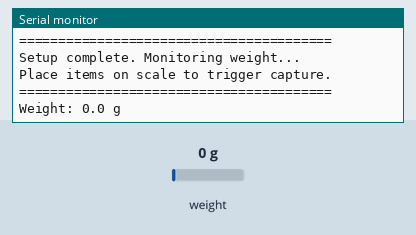
This program was run on a simulated ESP32-S3. Parts: the last lines printed to the serial monitor. Inputs (shaded band) come from the test bench; at power-on: weight on the scale 0 g. The camera gives no picture.

Above: at 3.5 s.
3.6 s: weight on the scale set to 100 g
At 4.6 s:
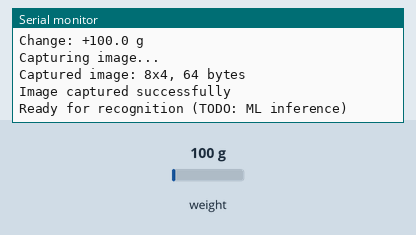
5.3 s: weight on the scale set to 1250 g
At 7.8 s:
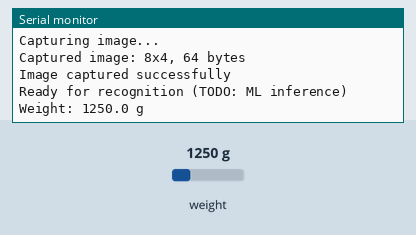
Timing chart, 0 to 9.3 s (numbered marks = the images above; inputs shaded):
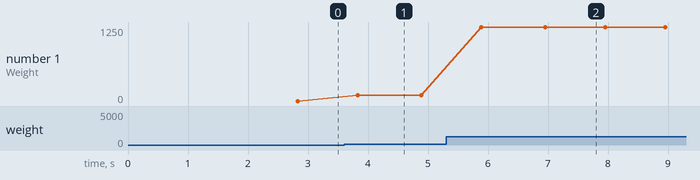

Measured:
- after the input at 3.6 s, the serial monitor: prints a new line after 0.23 s (image 1)
- after the input at 5.3 s, the serial monitor: prints a new line after 0.59 s (image 2)
- plotted number 1: 0 → 100 after the input at 3.6 s, 100 → 1250 after the input at 5.3 s

The program:

main.cpp
```cpp
/**
 * Beverage Vending Machine Recognition System
 * ESP32-S3-CAM + HX711 Load Cell
 *
 * Phase 1: Hardware Test Firmware
 */

#include <Arduino.h>
#include "esp_camera.h"
#include "HX711.h"

// =============================================================================
// Pin Definitions
// =============================================================================

// HX711 Load Cell Amplifier
#define HX711_DT_PIN   1
#define HX711_SCK_PIN  2

// Camera pins for ESP32-S3-CAM (adjust for your specific board)
#define PWDN_GPIO_NUM    -1
#define RESET_GPIO_NUM   -1
#define XCLK_GPIO_NUM    10
#define SIOD_GPIO_NUM    40
#define SIOC_GPIO_NUM    39

#define Y9_GPIO_NUM      48
#define Y8_GPIO_NUM      11
#define Y7_GPIO_NUM      12
#define Y6_GPIO_NUM      14
#define Y5_GPIO_NUM      16
#define Y4_GPIO_NUM      18
#define Y3_GPIO_NUM      17
#define Y2_GPIO_NUM      15
#define VSYNC_GPIO_NUM   38
#define HREF_GPIO_NUM    47
#define PCLK_GPIO_NUM    13

// =============================================================================
// Global Objects
// =============================================================================

HX711 scale;

// Scale calibration factor (adjust after calibration)
float calibrationFactor = 420.0;  // Example value, needs calibration

// Weight threshold to trigger capture (grams)
const float WEIGHT_THRESHOLD = 50.0;

// Previous weight for change detection
float previousWeight = 0.0;

// =============================================================================
// Camera Setup
// =============================================================================

bool initCamera() {
    camera_config_t config;
    config.ledc_channel = LEDC_CHANNEL_0;
    config.ledc_timer = LEDC_TIMER_0;
    config.pin_d0 = Y2_GPIO_NUM;
    config.pin_d1 = Y3_GPIO_NUM;
    config.pin_d2 = Y4_GPIO_NUM;
    config.pin_d3 = Y5_GPIO_NUM;
    config.pin_d4 = Y6_GPIO_NUM;
    config.pin_d5 = Y7_GPIO_NUM;
    config.pin_d6 = Y8_GPIO_NUM;
    config.pin_d7 = Y9_GPIO_NUM;
    config.pin_xclk = XCLK_GPIO_NUM;
    config.pin_pclk = PCLK_GPIO_NUM;
    config.pin_vsync = VSYNC_GPIO_NUM;
    config.pin_href = HREF_GPIO_NUM;
    config.pin_sccb_sda = SIOD_GPIO_NUM;
    config.pin_sccb_scl = SIOC_GPIO_NUM;
    config.pin_pwdn = PWDN_GPIO_NUM;
    config.pin_reset = RESET_GPIO_NUM;
    config.xclk_freq_hz = 20000000;
    config.frame_size = FRAMESIZE_QVGA;  // 320x240 for testing
    config.pixel_format = PIXFORMAT_JPEG;
    config.grab_mode = CAMERA_GRAB_WHEN_EMPTY;
    config.fb_location = CAMERA_FB_IN_PSRAM;
    config.jpeg_quality = 12;
    config.fb_count = 2;

    // Higher resolution if PSRAM available
    if (psramFound()) {
        config.jpeg_quality = 10;
        config.fb_count = 2;
        config.grab_mode = CAMERA_GRAB_LATEST;
        Serial.println("PSRAM found, using higher quality settings");
    } else {
        config.frame_size = FRAMESIZE_QVGA;
        config.fb_location = CAMERA_FB_IN_DRAM;
        config.fb_count = 1;
        Serial.println("No PSRAM, using lower quality settings");
    }

    esp_err_t err = esp_camera_init(&config);
    if (err != ESP_OK) {
        Serial.printf("Camera init failed with error 0x%x\n", err);
        return false;
    }

    Serial.println("Camera initialized successfully");
    return true;
}

// =============================================================================
// Scale Setup
// =============================================================================

bool initScale() {
    scale.begin(HX711_DT_PIN, HX711_SCK_PIN);

    if (!scale.is_ready()) {
        Serial.println("HX711 not found!");
        return false;
    }

    scale.set_scale(calibrationFactor);
    scale.tare();  // Reset to zero

    Serial.println("Scale initialized and tared");
    return true;
}

// =============================================================================
// Weight Reading
// =============================================================================

float readWeight() {
    if (!scale.is_ready()) {
        return -1.0;
    }

    // Average of 5 readings for stability
    float weight = scale.get_units(5);
    return weight;
}

// =============================================================================
// Image Capture
// =============================================================================

camera_fb_t* captureImage() {
    camera_fb_t* fb = esp_camera_fb_get();
    if (!fb) {
        Serial.println("Camera capture failed");
        return nullptr;
    }

    Serial.printf("Captured image: %dx%d, %d bytes\n",
                  fb->width, fb->height, fb->len);
    return fb;
}

void releaseImage(camera_fb_t* fb) {
    if (fb) {
        esp_camera_fb_return(fb);
    }
}

// =============================================================================
// Main Setup
// =============================================================================

void setup() {
    Serial.begin(115200);
    delay(1000);

    Serial.println("\n========================================");
    Serial.println("Beverage Recognition System - Phase 1");
    Serial.println("Hardware Test Firmware");
    Serial.println("========================================\n");

    // Initialize camera
    Serial.println("[1/2] Initializing camera...");
    if (!initCamera()) {
        Serial.println("ERROR: Camera initialization failed!");
        Serial.println("Check camera ribbon cable and pin definitions.");
    }

    // Initialize scale
    Serial.println("\n[2/2] Initializing scale...");
    if (!initScale()) {
        Serial.println("ERROR: Scale initialization failed!");
        Serial.println("Check HX711 wiring: DT->GPIO1, SCK->GPIO2");
    }

    Serial.println("\n========================================");
    Serial.println("Setup complete. Monitoring weight...");
    Serial.println("Place items on scale to trigger capture.");
    Serial.println("========================================\n");
}

// =============================================================================
// Main Loop
// =============================================================================

void loop() {
    // Read current weight
    float currentWeight = readWeight();

    if (currentWeight >= 0) {
        Serial.printf("Weight: %.1f g\n", currentWeight);

        // Check if significant weight change (item placed)
        float weightChange = currentWeight - previousWeight;

        if (weightChange > WEIGHT_THRESHOLD) {
            Serial.println("\n*** Weight increase detected! ***");
            Serial.printf("Change: +%.1f g\n", weightChange);

            // Capture image
            Serial.println("Capturing image...");
            camera_fb_t* fb = captureImage();

            if (fb) {
                // In Phase 1, just log the capture
                // Later phases will do inference here
                Serial.println("Image captured successfully");
                Serial.printf("Ready for recognition (TODO: ML inference)\n");

                releaseImage(fb);
            }

            Serial.println();
        }

        previousWeight = currentWeight;
    } else {
        Serial.println("Scale read error");
    }

    delay(500);  // Read every 500ms
}
```
